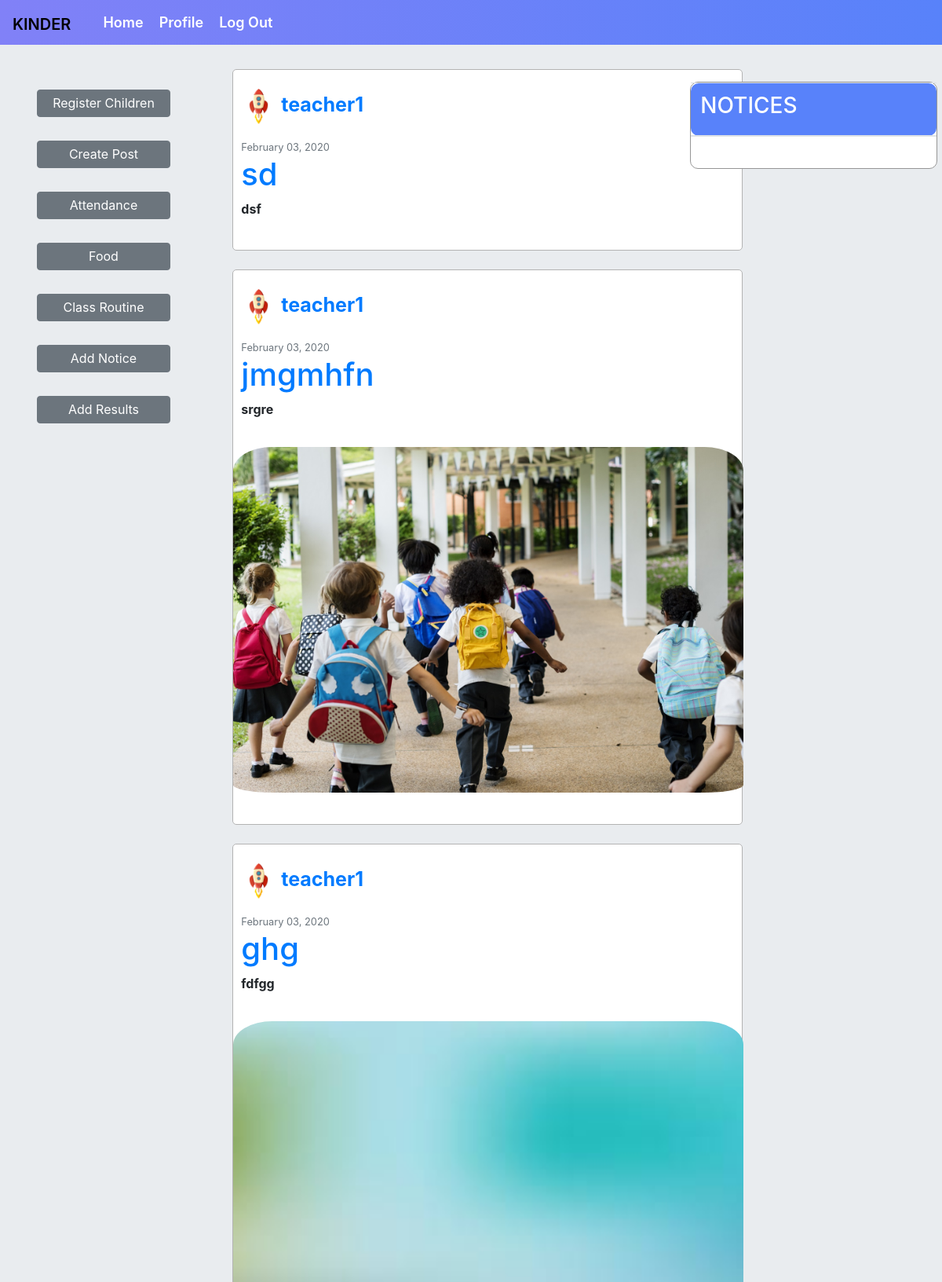
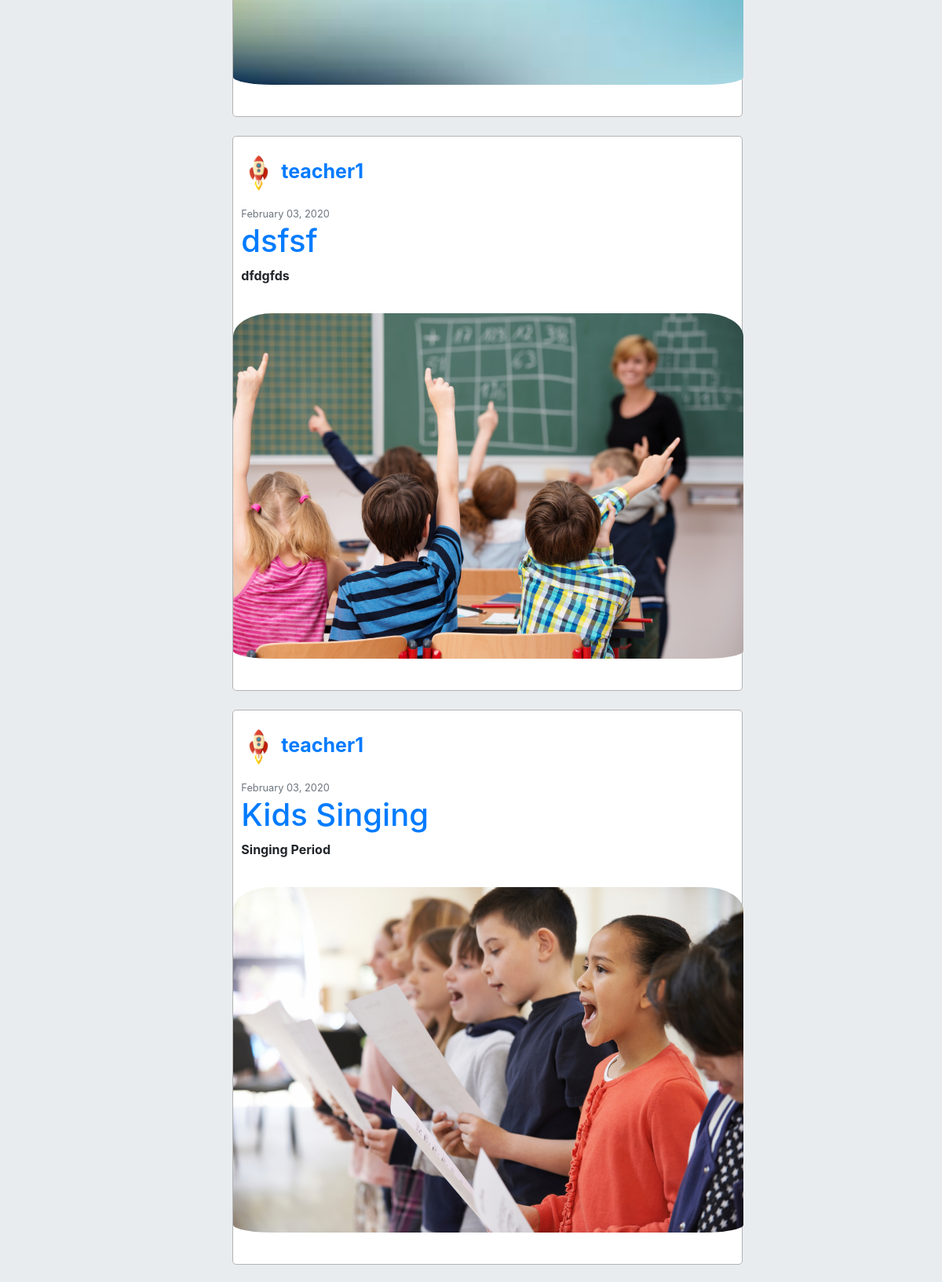
Screenshot of /home.html (signed in, upper part) with the database file from the repository (2 pictures, top to bottom).
### second/models.py (models this page shows, shortened)
class Post(models.Model):
    title = models.CharField(max_length=100)
    content = models.TextField()
    photo = models.ImageField(upload_to='posts', blank=True)
    date_posted = models.DateTimeField(default=timezone.now)
    author = models.ForeignKey(User, on_delete=models.CASCADE)
    class Meta:
        ordering = ["-date_posted"]

class Profile(models.Model):
    user = models.OneToOneField(User, on_delete=models.CASCADE)
    image = models.ImageField(default='default.jpg', upload_to='profile_pics')

### second/views.py (the view)
# urls.py: path('home.html', second_views.home, name='home'),
def home(request):
    context = {
        'posts': Post.objects.all(),
    }
    return render(request, 'home.html', context)

### second/templates/home.html (shortened to what this page needs)
{% extends "base1.html" %}
{% block base2 %}
<html>
{% load static %}
<!DOCTYPE html>
<head>
</head>
<body>
<div class="jumbotron">
    <div class = "row row-height" >
        <div class="col-lg-2">
            <div class="col-lg-2" style="position: fixed;">
                {% if user.user_teachers != "" %}
                    <a style="margin-top: 50px; margin-bottom: 10px; width:100%;" name="createpost" class='zoom btn btn-secondary' href="{% url 'registerchild' %}">Register Children </a>
                    <br>
                    <a style="margin-top: 20px; margin-bottom: 10px; width:100%;" name="createpost" class='zoom btn btn-secondary' href="{% url 'post-create' %}">Create Post</a>
                    <br>
                    <a style="margin-top: 20px; margin-bottom: 10px; width:100%;" name="createpost" class='zoom btn btn-secondary' href="{% url 'attendance' %}">Attendance</a>
                    <br>
                    <a style="margin-top: 20px; margin-bottom: 10px; width:100%;" name="createpost" class='zoom btn btn-secondary' href="{% url 'food' %}">Food</a>
                    <br>
                    <a style="margin-top: 20px; margin-bottom: 10px; width:100%;" name="createpost" class='zoom btn btn-secondary' href="{% url 'routine' %}">Class Routine</a>
                    <br>
                    <a style="margin-top: 20px; margin-bottom: 10px; width:100%;" name="createpost" class='zoom btn btn-secondary' href="{% url 'notice-create' %}">Add Notice</a>
                    <br>
                    <a style="margin-top: 20px; margin-bottom: 10px; width:100%;" name="createpost" class='zoom btn btn-secondary' href="{% url 'addresult' %}">Add Results</a>
                {% elif user.user_parents != "" %}
                    <a style="margin-top: 50px; margin-bottom: 10px; width:100%;" class='zoom btn btn-secondary' href="{% url 'result' %}">See Result</a>
                    <br>
                {% endif %}
            </div>
        </div>
        <div class="col-lg-6">
                    <br>
                    {% for post in posts %}
                    {% if post.author.user_teachers != "" %}
                    {% if user.user_teachers != ""%}
                    {% if post.author.user_teachers.school == user.user_teachers.school %}
                    <div style="margin-left: 70px;background-color:white;border-style:solid;border-radius:5px;border-width:1px;border-color:#b3b3b3;width:650px;" name='posts'>
                    <br>
                    <div style="margin-left:10px;margin-right:10px;">
                        <b><p style="font-size:25px;"><img class="rounded-circle account-img" src="{{ post.author.profile.image.url }}" height = "45px", width="45px">
                        <a href="{% url 'user-posts' post.author.username %}">{{post.author}}</a></p></b>
                        <small class = "text-muted">{{ post.date_posted|date:"F d, Y"}}</small>
                        <div><a href="{% url 'post-detail' post.id %}">
                                <h1>{{post.title}}</h1>
                            </a>
                        </div>
                        <p><b>{{post.content}}</b></p>
                        </div>
                        <img id='posting' style="width: 650px; height: 500px;padding-top: 20px; padding-bottom: 40px; border-radius:50px;" src="/media/{{post.photo}}" onerror="this.style.display='none'">
                        <br>
                    </div>
                    <br>
                    {% endif %}
                    {% endif %}
                    {% endif %}
                    {% endfor %}
            </div>
            <div class="col-lg-4" style="padding-left: 70px;">
                <div class="col-lg-4" style="position: fixed;" >
                {% if user.is_authenticated %}
                <div style="margin-top: 40px; width: 85%;background-color:#ffffff;border-width:1px;border-color:#969696;border-style:solid;border-radius:10px;">
                    <table class="table table-hover" >
                        <thead>
                            <tr style=" background-color:#5882FA;color:white;">
                                <th style="border-radius:10px;"><h3>NOTICES</h3></th>
                            </tr>
                        </thead>
                        <tr>
                            <td>
                            </td>
                        </tr>
                    </table>
                </div>
                {% endif %}
                </div>
            </div>
        </div>
    </div>
</body>
</html>
{% endblock %}

### second/templates/home.html (style rules this page uses)
.zoom { padding: 4px; background-color: none; transition: transform .2s; width: 150px; height: 35px; margin: 0 auto; }

### rows the page displays
Post: author.profile.image (picture), author "teacher1", date_posted "February 03, 2020", title "sd", content "dsf"
Post: author.profile.image (picture), author "teacher1", date_posted "February 03, 2020", title "jmgmhfn", content "srgre", photo (picture)
Post: author.profile.image (picture), author "teacher1", date_posted "February 03, 2020", title "ghg", content "fdfgg", photo (picture)
Post: author.profile.image (picture), author "teacher1", date_posted "February 03, 2020", title "dsfsf", content "dfdgfds", photo (picture)
Post: author.profile.image (picture), author "teacher1", date_posted "February 03, 2020", title "Kids Singing", content "Singing Period", photo (picture)
